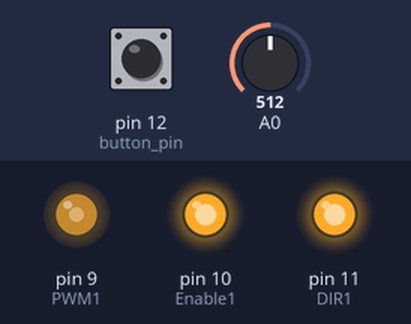
A sketch run on a simulated Arduino Uno, built with avr-gcc and run on an emulated ATmega328P. Parts: output pins drawn as LEDs (lit = HIGH). The test bench sets the inputs (shaded band); at power-on: pin 12 (button_pin) LOW, A0 = 512. What the sketch prints to the serial monitor is not drawn.

Above: at 1.2 s.
1.3 s: pin 12 (button_pin) pulled HIGH for 0.15 s
At 1.7 s:
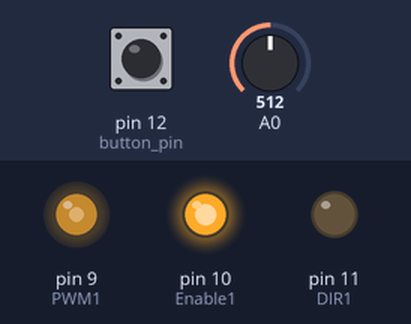
2.9 s: A0 set to 716
At 4.4 s:
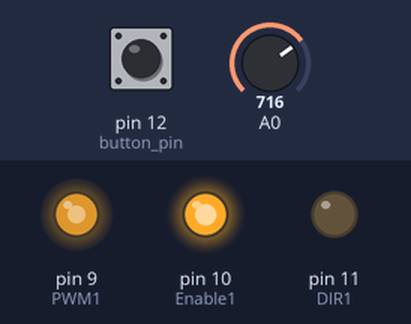
4.8 s: pin 12 (button_pin) pulled HIGH for 1 s
At 5.5 s:
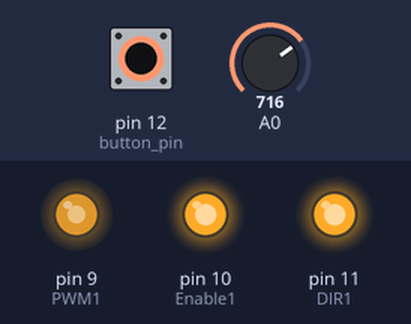
7.3 s: A0 set to 900
At 8.5 s:
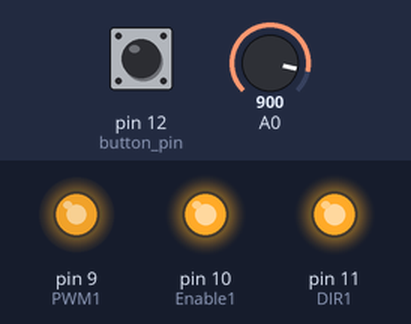
8.8 s: pin 12 (button_pin) pulled HIGH for 0.15 s
At 9.8 s:
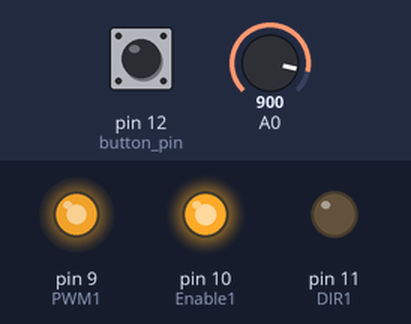
10.4 s: A0 set to 122
At 11.3 s:
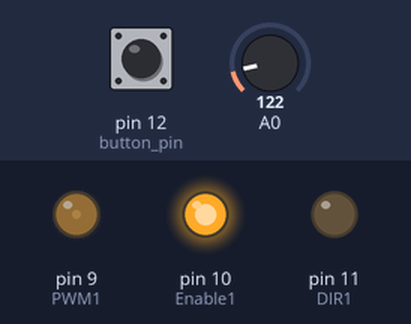
Timing chart, 0 to 13.3 s (numbered marks = the images above; inputs shaded):
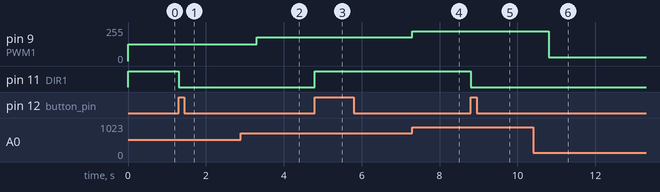

Measured:
- after the input at 1.3 s, pin 11 (DIR1): HIGH → LOW at once
- after the input at 2.9 s, pin 9 (PWM1): 127/255 → 178/255 after 0.40 s
- after the input at 4.8 s, pin 11 (DIR1): LOW → HIGH at once
- after the input at 7.3 s, pin 9 (PWM1): 178/255 → 224/255 at once
- after the input at 8.8 s, pin 11 (DIR1): HIGH → LOW at once
- after the input at 10.4 s, pin 9 (PWM1): 224/255 → 30/255 after 0.40 s

The sketch:

10-2_practice.ino
```cpp
int Enable1 = 10;     // 38
int PWM1 = 9;
int DIR1 = 11;        // 37
int button_pin = 12;  // 14
boolean direction = true;

void setup() {
  pinMode(Enable1, OUTPUT);
  pinMode(PWM1, OUTPUT);
  pinMode(DIR1, OUTPUT);
  digitalWrite(Enable1, HIGH);
  digitalWrite(DIR1, direction);
  pinMode(button_pin, INPUT);
  Serial.begin(9600);
}

void loop() {
  int speed = analogRead(A0);
  speed = map(speed, 0, 1023, 0, 255);
  analogWrite(PWM1, speed);
  if (digitalRead(button_pin)) {
    direction = !direction;
    if (direction) {
      Serial.print("반시계 방향: ");
      Serial.println(speed);
    } else {
      Serial.print("시계 방향: ");
      Serial.println(speed);
    }
    digitalWrite(DIR1, direction);
    delay(2000);
  }
}
```
